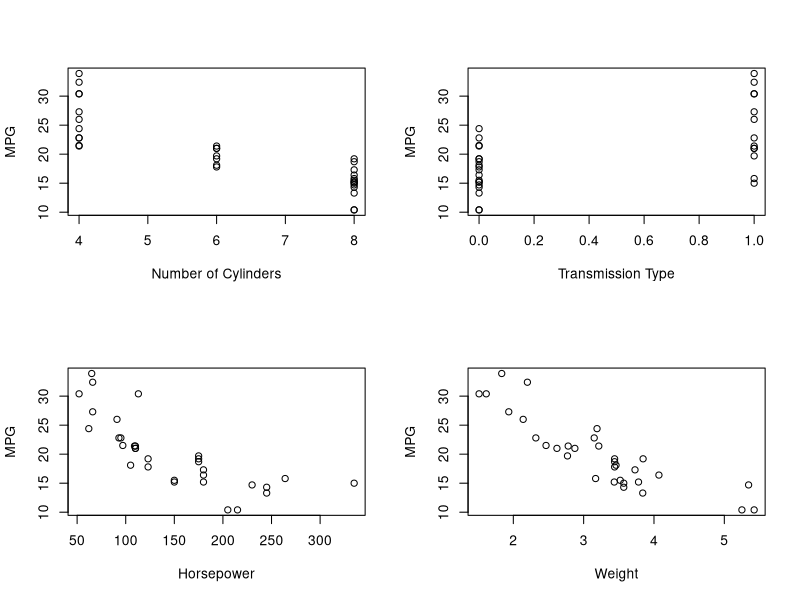
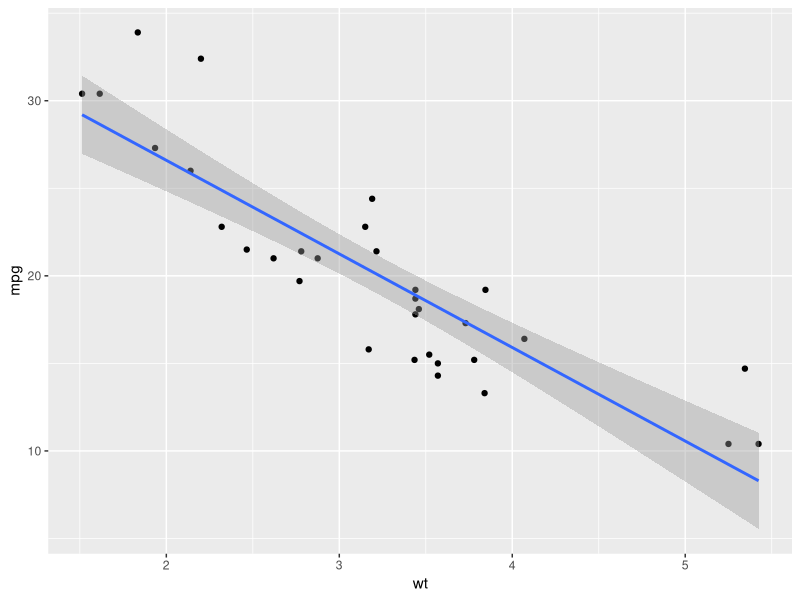

The R source for these figures, in order:
## ---- chunk 1
require(ggplot2)
names(mtcars)
## ---- chunk 2
par(mfrow=c(2,2))
plot(mtcars$mpg~mtcars$cyl,xlab="Number of Cylinders", ylab="MPG")
plot(mtcars$mpg~mtcars$am,xlab="Transmission Type", ylab="MPG")
plot(mtcars$mpg~mtcars$hp,xlab="Horsepower", ylab="MPG")
plot(mtcars$mpg~mtcars$wt,xlab="Weight", ylab="MPG")
## ---- chunk 3
wtModel<-lm(mpg~wt, data=mtcars)
wtModel$coefficient
## ---- chunk 4
qplot(wt, mpg, data=mtcars, geom=c("point", "smooth"), method="lm")
